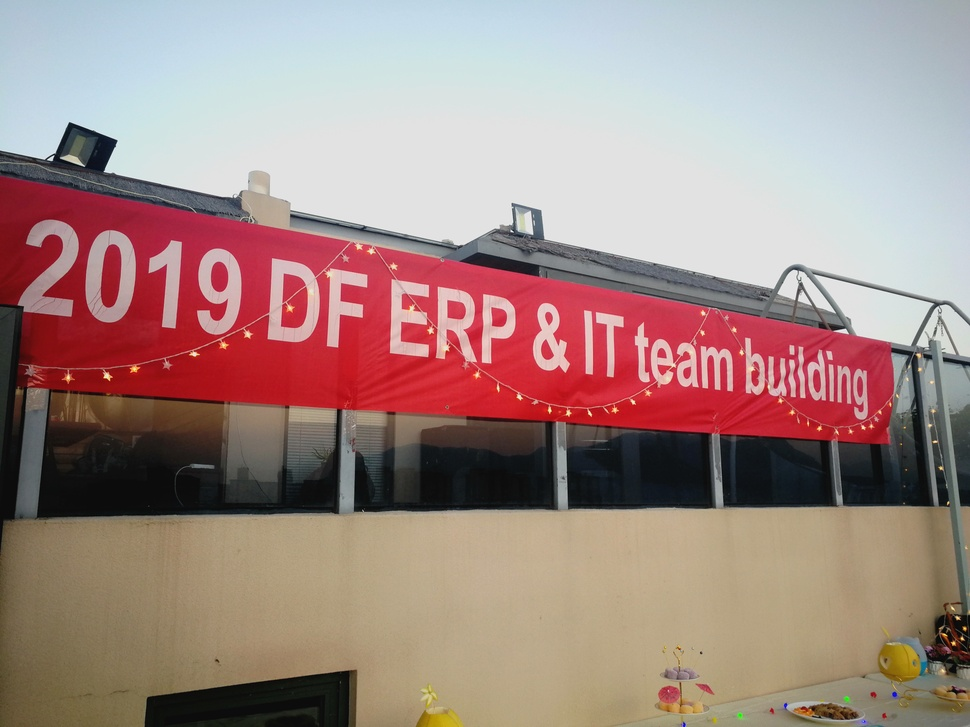
#> input picture 1.jpg, 970 x 727 px, shrunk from 3968 x 2976 before the run, found by its file name
$ python Tl_pil_pic9.py
#> lines starting #> are read from the running program, lines starting #| are printed output that depends on the picture
'''
将一张图片填充为正方形后切为9张图
'''
from PIL import Image   #pip install pillow
import sys
#将图片填充为正方形
def fill_image(image):
    width, height = image.size
    #选取长和宽中较大值作为新图片的
    new_image_length = width if width > height else height
    #生成新图片[白底]
    new_image = Image.new(image.mode, (new_image_length, new_image_length), color='white')
    #将之前的图粘贴在新图上，居中
    if width > height:#原图宽大于高，则填充图片的竖直维度
        #(x,y)二元组表示粘贴上图相对下图的起始位置
        new_image.paste(image, (0, int((new_image_length - height) / 2)))
    else:
        new_image.paste(image, (int((new_image_length - width) / 2),0))
    return new_image
#切图
def cut_image(image):
    width, height = image.size
    item_width = int(width / 3)
    box_list = []
    # (left, upper, right, lower)
    for i in range(0,3):#两重循环，生成9张图片基于原图的位置
        for j in range(0,3):
            #print((i*item_width,j*item_width,(i+1)*item_width,(j+1)*item_width))
            box = (j*item_width,i*item_width,(j+1)*item_width,(i+1)*item_width)
            box_list.append(box)

    image_list = [image.crop(box) for box in box_list]
    return image_list
#保存
def save_images(image_list):
    index = 1
    for image in image_list:
        # image.save('./python'+str(index) + '.png', 'PNG')
        image.save('./python'+str(index) + '.png', 'PNG')
        index += 1

if __name__ == '__main__':
    file_path = "1.jpg"
    image = Image.open(file_path)
#> image is the input picture: PIL image 970x727 RGB; mean R, G, B 162.9, 137.4, 132.3
    #image.show()
    image = fill_image(image)
#> in fill_image, `new_image = Image.new(image.mode, (new_image_length, new_image_length)..`: new_image: PIL image 970x970 RGB; every value is 255
#> in fill_image, `new_image.paste(image, (0, int((new_image_length - height) / 2)))`:
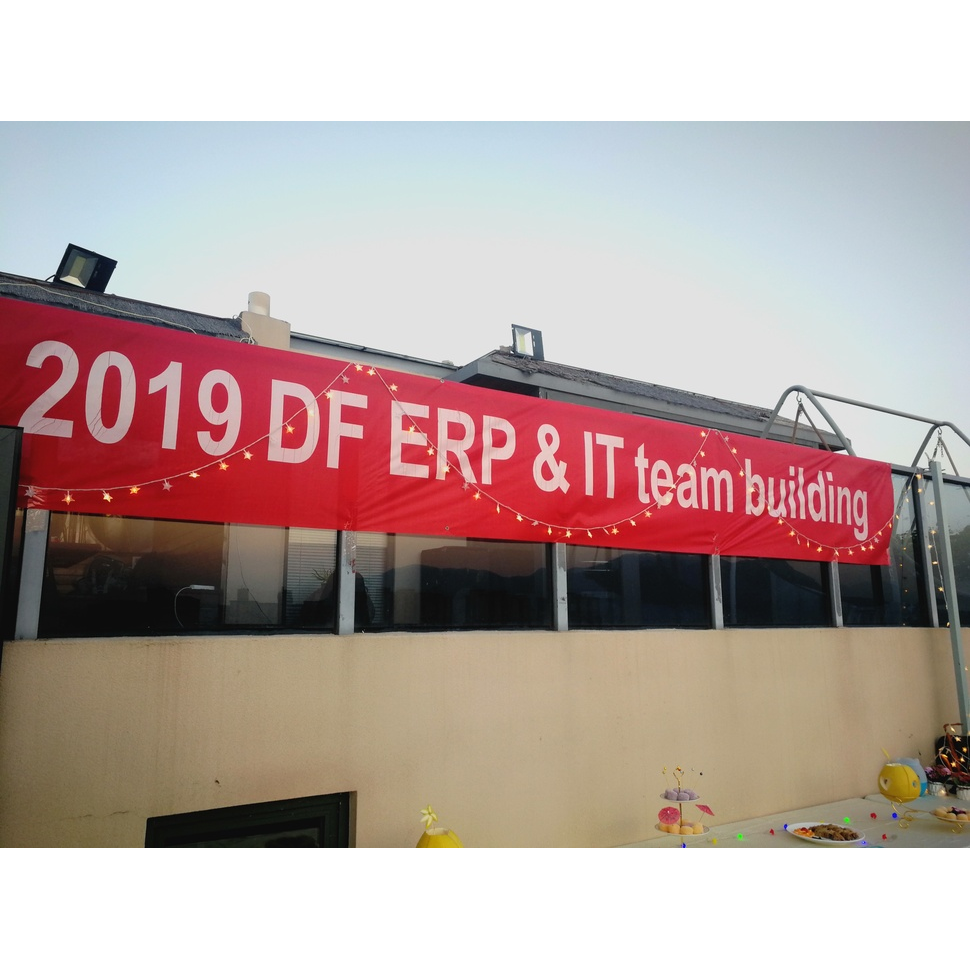
#> new_image: PIL image 970x970 RGB; mean R, G, B 186, 166.9, 163.1
    image_list = cut_image(image)
#> in cut_image, `image_list = [image.crop(box) for box in box_list]`: image_list = 9 items
#> image_list = 9 items
    save_images(image_list)
#> the loop in save_images, `for image in image_list: # image.save('./python'+str(index) + '.png', ..` made 9 passes
#> pass 1, in save_images, `image.save('./python'+str(index) + '.png', 'PNG')`:
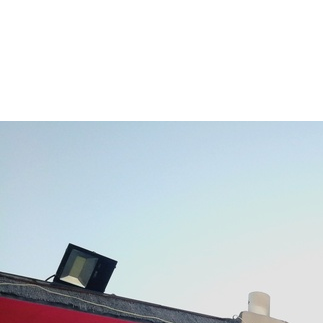
#> saved as python1.png: PIL image 323x323 RGB; mean R, G, B 211.5, 219.2, 224.1
#> pass 2, in save_images, `image.save('./python'+str(index) + '.png', 'PNG')`:
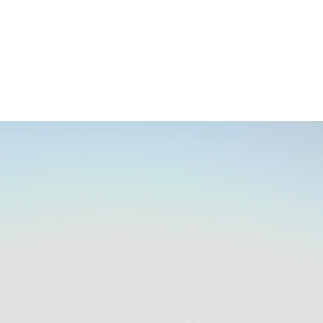
#> saved as python2.png: PIL image 323x323 RGB; mean R, G, B 229.3, 235.7, 237.8
#> after the loop in save_images, `for image in image_list:`: index = 10

$ run again, with 11.png saved as 1.jpg
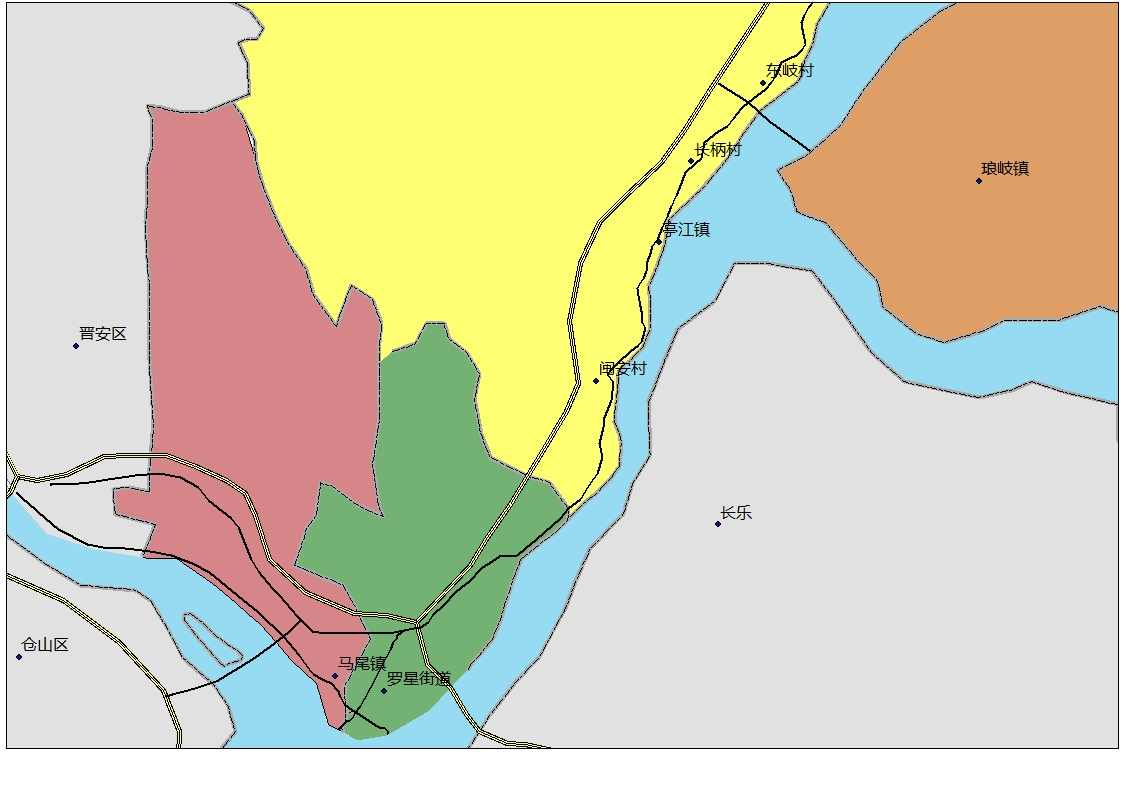
#> input picture 11.png, 1123 x 794 px, found by its file name
#> image is the input picture: PIL image 1123x794 RGB; mean R, G, B 212, 208.4, 176.5
#> in fill_image, `new_image.paste(image, (0, int((new_image_length - height) / 2)))`:
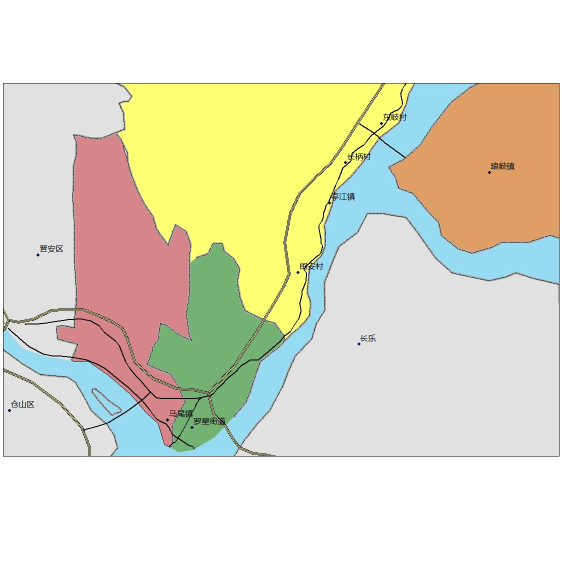
#> new_image: PIL image 1123x1123 RGB (shown at 1/2 size); mean R, G, B 224.6, 222.1, 199.5
#> in cut_image, `image_list = [image.crop(box) for box in box_list]`: image_list = 9 items
#> the loop in save_images, `for image in image_list: # image.save('./python'+str(index) + '.png', ..` made 9 passes
#> pass 2, in save_images, `image.save('./python'+str(index) + '.png', 'PNG')`:
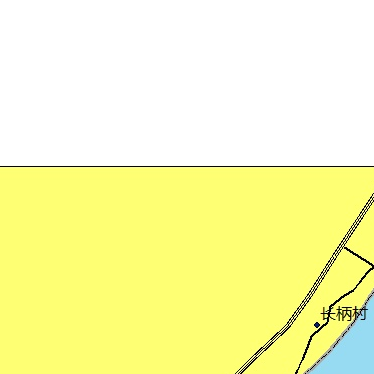
#> saved as python2.png: PIL image 374x374 RGB; mean R, G, B 249.6, 251.2, 178.7
#> after the loop in save_images, `for image in image_list:`: index = 10
